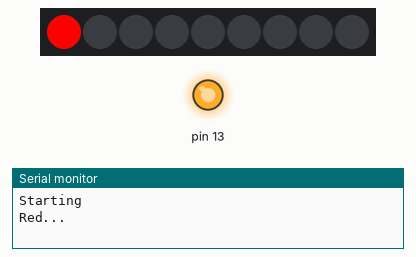
This sketch was run on a simulated Arduino Uno, built with avr-gcc and run on an emulated ATmega328P. Parts: 9 RGB LEDs in strip order, left to right, output pins drawn as LEDs (lit = HIGH), the last lines printed to the serial monitor.

Above: at 5.05 s.
At 6.25 s:
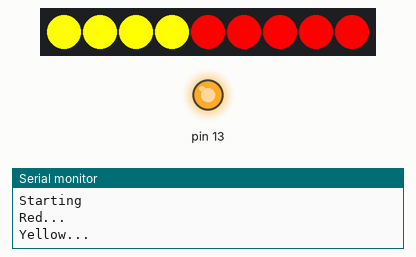
At 6.86 s:
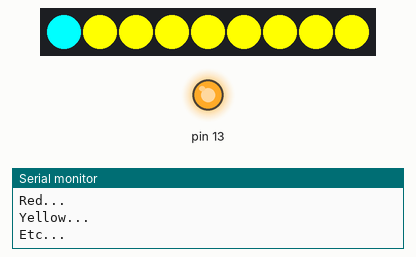
At 7.66 s:
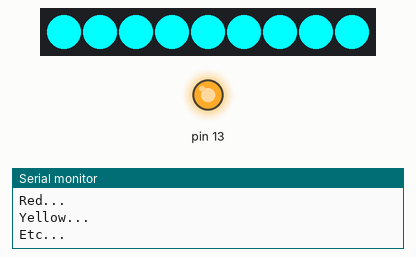
Timing chart, 0 to 9.2 s (numbered marks = the images above):
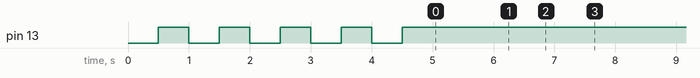

The sketch:

teensyneopixel.ino
```cpp
#include <Adafruit_NeoPixel.h>

#define NEOPIN 3
#define NEOLEDCOUNT 9

// Parameter 1 = number of pixels in strip
// Parameter 2 = pin number (most are valid)
// Parameter 3 = pixel type flags, add together as needed:
//   NEO_KHZ800  800 KHz bitstream (most NeoPixel products w/WS2812 LEDs)
//   NEO_KHZ400  400 KHz (classic 'v1' (not v2) FLORA pixels, WS2811 drivers)
//   NEO_GRB     Pixels are wired for GRB bitstream (most NeoPixel products)
//   NEO_RGB     Pixels are wired for RGB bitstream (v1 FLORA pixels, not v2)
Adafruit_NeoPixel strip = Adafruit_NeoPixel(NEOLEDCOUNT, NEOPIN, NEO_GRB + NEO_KHZ800);

// Input a value 0 to 255 to get a color value.
// The colours are a transition r - g - b - back to r.
uint32_t Wheel(byte WheelPos) {
  if(WheelPos < 85) {
   return strip.Color(WheelPos * 3, 255 - WheelPos * 3, 0);
  } else if(WheelPos < 170) {
   WheelPos -= 85;
   return strip.Color(255 - WheelPos * 3, 0, WheelPos * 3);
  } else {
   WheelPos -= 170;
   return strip.Color(0, WheelPos * 3, 255 - WheelPos * 3);
  }
}

void WheelArray(byte WheelPos, uint8_t *col) {
    if(WheelPos < 85) {
        col[0] = WheelPos * 3;
        col[1] = 255 - WheelPos * 3;
        col[2] = 0;
    } else if(WheelPos < 170) {
        WheelPos -= 85;
        col[0] = 255;
        col[1] = 0;
        col[2] = WheelPos * 3;
    } else {
        WheelPos -= 170;
        col[0] = 0;
        col[1] = WheelPos * 3;
        col[2] = 255 - WheelPos * 3;
    }
}


// Fill the dots one after the other with a color
void colorWipe(uint32_t c, uint8_t wait) {
  for(uint16_t i=0; i<strip.numPixels(); i++) {
      strip.setPixelColor(i, c);
      strip.show();
      delay(wait);
  }
}

void rainbow(uint8_t wait) {
  uint16_t i, j;

  for(j=0; j<256; j++) {
    for(i=0; i<strip.numPixels(); i++) {
      strip.setPixelColor(i, Wheel((i+j) & 255));
    }
    strip.show();
    delay(wait);
  }
}

// Slightly different, this makes the rainbow equally distributed throughout
void rainbowCycle(uint8_t wait) {
  uint16_t i, j;

  for(j=0; j<256*5; j++) { // 5 cycles of all colors on wheel
    for(i=0; i< strip.numPixels(); i++) {
      strip.setPixelColor(i, Wheel(((i * 256 / strip.numPixels()) + j) & 255));
    }
    strip.show();
    delay(wait);
  }
}

inline uint16_t abs_led_position(int16_t p) {
    if (p >= 0) {
        return p % NEOLEDCOUNT;
    }
    return NEOLEDCOUNT - ( abs(p) % NEOLEDCOUNT );
}

void spinCycle(uint8_t wait) {
  int16_t i, j; // i will be replaced by millis() later
  int16_t position;
  uint32_t black = strip.Color(0,0,0);
  uint8_t col[3];


  for (i=0; i < NEOLEDCOUNT*3; i++) {
      position = i % NEOLEDCOUNT;

      WheelArray(i%255, col);

      // blank stuff out:
      for (j=32; j > 15; j--) {
          strip.setPixelColor(abs_led_position(position - j), black);
      }

      strip.setPixelColor(position-1, col[0], col[1], col[2]);
      strip.setPixelColor(position, col[0], col[1], col[2]);
      strip.setPixelColor(position+1, col[0], col[1], col[2]);
      for (j=2; j <= 16; j++) {
          uint32_t c = strip.Color(col[0] >> (j/2), col[1] >> (j/2), col[2] >> (j/2));
          strip.setPixelColor(abs_led_position(position + j), c);
          strip.setPixelColor(abs_led_position(position - j), c);
      }

      strip.show();

      delay(wait); // won't needed as we base location on millis()
  }
}


void setup() {
  Serial.begin(38400);
  pinMode(13, OUTPUT);
  for (int i=0; i< 10; i++) {
      if (i%2) {
          digitalWrite(13, HIGH);
      } else {
          digitalWrite(13, LOW);
      }
      delay(500);
  }

  randomSeed(analogRead(0));
  strip.begin();
  strip.show(); // Initialize all pixels to 'off'
  // strip.setBrightness(32); // start with a conservatively-low brightness
}

void loop() {
  Serial.println("Starting");
  // Some example procedures showing how to display to the pixels:
  Serial.println("Red...");
  colorWipe(strip.Color(255, 0, 0), 100);
  Serial.println("Yellow...");
  colorWipe(strip.Color(255, 255, 0), 100);
  Serial.println("Etc...");
  colorWipe(strip.Color(0, 255, 255), 100);
  Serial.println("Rainbow...");
  rainbowCycle(50);

  //Serial.println("starting spin cycle");
  //spinCycle(35);
}
```
